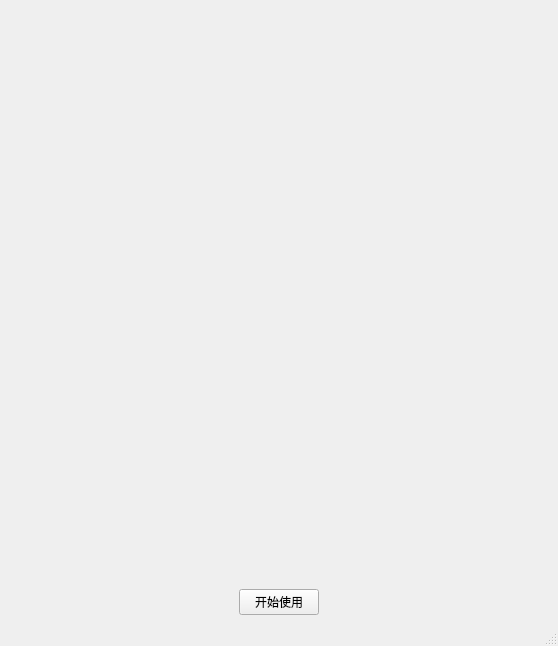
<?xml version="1.0" encoding="UTF-8"?>
<ui version="4.0">
 <class>MainWindow</class>
 <widget class="QMainWindow" name="MainWindow">
  <property name="geometry">
   <rect>
    <x>0</x>
    <y>0</y>
    <width>558</width>
    <height>646</height>
   </rect>
  </property>
  <property name="windowTitle">
   <string>夜卜小魔王</string>
  </property>
  <widget class="QWidget" name="centralwidget">
   <layout class="QHBoxLayout" name="horizontalLayout_2">
    <item>
     <layout class="QVBoxLayout" name="verticalLayout">
      <item>
       <widget class="QLabel" name="label">
        <property name="text">
         <string/>
        </property>
        <property name="pixmap">
         <pixmap>E:\UI_files\image\1.png</pixmap>
        </property>
       </widget>
      </item>
      <item>
       <layout class="QHBoxLayout" name="horizontalLayout">
        <item>
         <widget class="QPushButton" name="button">
          <property name="sizePolicy">
           <sizepolicy hsizetype="Fixed" vsizetype="Fixed">
            <horstretch>0</horstretch>
            <verstretch>0</verstretch>
           </sizepolicy>
          </property>
          <property name="text">
           <string>开始使用</string>
          </property>
         </widget>
        </item>
       </layout>
      </item>
     </layout>
    </item>
   </layout>
  </widget>
  <widget class="QMenuBar" name="menubar">
   <property name="geometry">
    <rect>
     <x>0</x>
     <y>0</y>
     <width>558</width>
     <height>26</height>
    </rect>
   </property>
  </widget>
  <widget class="QStatusBar" name="statusbar"/>
 </widget>
 <resources/>
 <connections/>
</ui>
